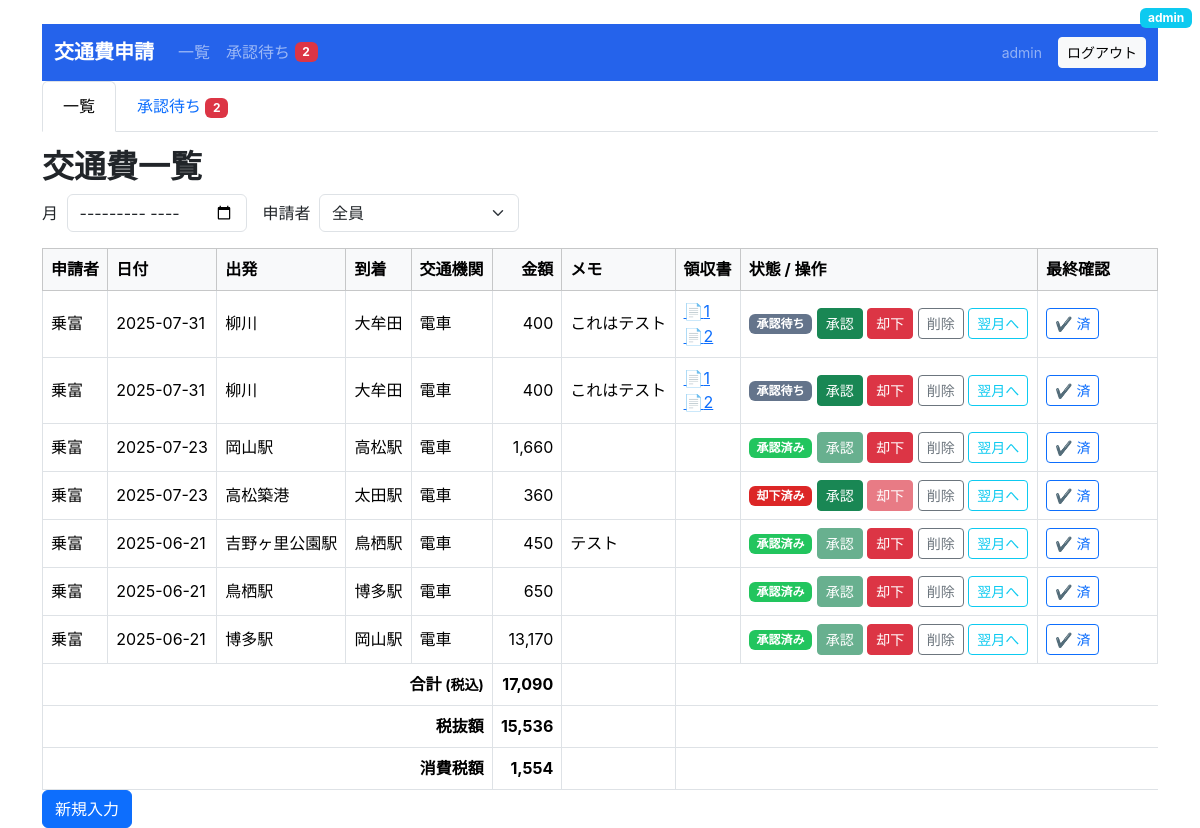
Page /list (signed in) on the committed database.
### expenses/models.py (models this page shows, shortened)
class User(UserMixin, db.Model):
    __tablename__ = "user"
    id            = db.Column(db.Integer, primary_key=True)
    username      = db.Column(db.String(32), unique=True, nullable=False)
    password_hash = db.Column(db.String(128), nullable=False)
    role          = db.Column(db.String(10), default="user")   # "user" or "admin"

class Expense(db.Model):
    __tablename__ = "expense"
    id               = db.Column(db.Integer, primary_key=True)
    date             = db.Column(db.Date,     nullable=False)
    departure        = db.Column(db.String(64),  nullable=False)
    destination      = db.Column(db.String(64),  nullable=False)
    amount           = db.Column(db.Integer,  nullable=False)
    memo             = db.Column(db.String(256))
    created_at       = db.Column(db.DateTime, default=datetime.utcnow)
    file_path        = db.Column(db.String(256))
    status           = db.Column(
        Enum("pending", "approved", "rejected", "canceled", name="expense_status"),
        default="pending", nullable=False
    )
    carried_forward  = db.Column(db.Boolean, default=False, nullable=False)
    final_checked    = db.Column(db.Boolean, default=False, nullable=False)
    transport        = db.Column(
        Enum(
            "バス", "電車", "特急", "新幹線",
            "高速道路", "自動車", "立替経費", "その他",
            name="transport_type"
        ),
        nullable=False,
        default="電車"
    )
    user_id = db.Column(db.Integer, db.ForeignKey("user.id"), nullable=False)
    user    = db.relationship("User", backref="expenses")
    receipts = db.relationship(
        "ExpenseReceipt",
        back_populates="expense",
        cascade="all, delete-orphan",
        lazy="joined",
    )

class ExpenseReceipt(db.Model):
    __tablename__ = "expense_receipt"
    id          = db.Column(db.Integer, primary_key=True)
    expense_id  = db.Column(
        db.Integer,
        db.ForeignKey("expense.id", ondelete="CASCADE"),
        nullable=False
    )
    file_path   = db.Column(db.String(256), nullable=False)
    expense     = db.relationship(
        "Expense",
        back_populates="receipts"
    )

### expenses/routes.py (the view, shortened to what this page needs)
@bp.route("/list")
@login_required
def list_expenses():
    month_param = request.args.get("month")
    user_param  = request.args.get("user")
    status_filter = request.view_args.get("status_filter")
    query = Expense.query
    if current_user.role != "admin":
        query = query.filter_by(user_id=current_user.id)
    else:
        if user_param and user_param != "all":
            target = User.query.filter_by(username=user_param).first()
            if target:
                query = query.filter_by(user_id=target.id)
    if status_filter:
        query = query.filter_by(status=status_filter)
    expenses = (
        query.options(joinedload(Expense.receipts))
             .order_by(Expense.date.desc())
             .all()
    )
    total = sum(e.amount for e in expenses)
    tax_rate   = 0.10
    net_total  = int(total / (1 + tax_rate))
    tax_amount = total - net_total
    users = []
    if current_user.role == "admin":
        users = User.query.order_by(User.username).all()
    return render_template(
        "list.html",
        expenses=expenses,
        total=total,
        net_total=net_total,
        tax_amount=tax_amount,
        month_selected=month_param or "",
        user_selected=user_param or "all",
        users=users,
        status_filter=status_filter,
        show_user_col=(
            current_user.role == "admin" and (user_param in [None, "", "all"])
        )
    )

### expenses/__init__.py (called while the page is built)
@bp.before_app_request                # ← アプリ全体に効く
def inject_pending_count():
    if current_user.is_authenticated and current_user.role == "admin":
        pending = Expense.query.filter_by(status="pending").count()
        g.pending_count = pending
    else:
        g.pending_count = 0
    current_app.jinja_env.globals["pending_count"] = g.pending_count

### expenses/models.py (called while the page is built)
@login_manager.user_loader
def load_user(user_id):
    return User.query.get(int(user_id))

### templates/list.html (shortened to what this page needs)
{% extends "base.html" %}
{% block content %}
<h2>
    {% if status_filter == 'pending' %}🕒 承認待ち一覧
    {% else %}交通費一覧
    {% endif %}
</h2>
<form method="get" class="mb-3 d-flex align-items-center gap-3">
    <div>
      <label class="form-label me-1 mb-0">月</label>
      <input type="month" name="month" value="{{ month_selected }}"
             class="form-control d-inline-block" style="width:180px"
             onchange="this.form.submit()">
    </div>
    {% if current_user.role == 'admin' %}
      <div>
        <label class="form-label me-1 mb-0">申請者</label>
        <select name="user" class="form-select d-inline-block"
                style="width:200px" onchange="this.form.submit()">
          <option value="all" {% if user_selected=='all' %}selected{% endif %}>全員</option>
        </select>
      </div>
    {% endif %}
  </form>
<div class="table-responsive">
  <table class="table table-bordered align-middle mb-0 list-table">
    <thead class="table-light">
        <tr>
          {% if show_user_col %}<th>申請者</th>{% endif %}
          <th>日付</th><th>出発</th><th>到着</th>
          <th>交通機関</th>
          <th class="text-end">金額</th><th>メモ</th>
          <th>領収書</th><th>状態 / 操作</th>
          <th style="width:120px">最終確認</th>
        </tr>
      </thead>
      <tbody>
        {% for e in expenses %}
          <tr>
            {% if show_user_col %}
              <td>{{ e.user.username }}</td>
            {% endif %}
            <td>{{ e.date }}</td>
            <td>{{ e.departure }}</td>
            <td>{{ e.destination }}</td>
            <td>{{ e.transport }}</td>
            <td class="text-end">{{ "{:,}".format(e.amount) }}</td>
            <td>{{ e.memo or "" }}</td>
            <td>
                {% if e.receipts %}
                  {% for r in e.receipts %}
                    <a href="{{ r.file_path }}" target="_blank">📄{{ loop.index }}</a>
                    {% if not loop.last %}<br>{% endif %}
                  {% endfor %}
                {% elif e.file_path %}
                  {% if e.file_path.startswith('http') %}
                    <a href="{{ e.file_path }}" target="_blank">📄</a>
                  {% else %}
                    <a href="{{ url_for('expenses.view_receipt', filename=e.file_path.split('/')[-1]) }}" target="_blank">📄</a>
                  {% endif %}
                {% endif %}
            </td>
            <td>
              {% set label = {'pending':'承認待ち','approved':'承認済み','rejected':'却下済み','canceled':'取消済み'}[e.status] %}
              {% set badge_cls = {'pending':'badge-pending','approved':'badge-approved','rejected':'badge-rejected','canceled':'badge-canceled'}[e.status] %}
              <span class="badge {{ badge_cls }}">{{ label }}</span>
              {% if current_user.role == 'admin' %}
                <form method="post" action="{{ url_for('expenses.approve', eid=e.id) }}" class="d-inline">
                  <button class="btn btn-sm btn-success {% if e.status=='approved' %}disabled{% endif %}">承認</button>
                </form>
                <form method="post" action="{{ url_for('expenses.reject', eid=e.id) }}" class="d-inline">
                  <button class="btn btn-sm btn-danger {% if e.status=='rejected' %}disabled{% endif %}">却下</button>
                </form>
                <form method="post" action="{{ url_for('expenses.delete_expense', eid=e.id) }}" class="d-inline" onsubmit="return confirm('本当に削除しますか？');">
                  <button class="btn btn-sm btn-outline-secondary">削除</button>
                </form>
                {% if not e.carried_forward %}
                <form method="post" action="{{ url_for('expenses.carry_forward', eid=e.id) }}" class="d-inline">
                  <button class="btn btn-sm btn-outline-info">翌月へ</button>
                </form>
                {% else %}
                <form method="post" action="{{ url_for('expenses.undo_carry', eid=e.id) }}" class="d-inline">
                  <button class="btn btn-sm btn-outline-warning">前月へ戻す</button>
                </form>
                {% endif %}
              {% elif current_user.id==e.user_id and e.status=='pending' %}
                <form method="post" action="{{ url_for('expenses.delete_expense', eid=e.id) }}" class="d-inline" onsubmit="return confirm('本当に削除しますか？');">
                  <button class="btn btn-sm btn-outline-secondary">取消</button>
                </form>
              {% endif %}
            </td>
            {% if current_user.role=='admin' %}
            <td>
              {% if not e.final_checked %}
                <form method="post" action="{{ url_for('expenses.final_check', eid=e.id) }}" class="d-inline">
                  <button class="btn btn-sm btn-outline-primary">✔️ 済</button>
                </form>
              {% else %}
                <form method="post" action="{{ url_for('expenses.undo_final_check', eid=e.id) }}" class="d-inline">
                  <button class="btn btn-sm btn-outline-secondary">↩︎ 取消</button>
                </form>
              {% endif %}
            </td>
            {% endif %}
          </tr>
        {% endfor %}
      </tbody>
        <tfoot>
            <tr>
              <th colspan="{{ 5 if show_user_col else 4 }}" class="text-end">合計 <small>(税込)</small></th>
              <th class="text-end">{{ "{:,}".format(total) }}</th><th></th>
            </tr>
            <tr>
              <th colspan="{{ 5 if show_user_col else 4 }}" class="text-end">税抜額</th>
              <th class="text-end">{{ "{:,}".format(net_total) }}</th><th></th>
            </tr>
            <tr>
              <th colspan="{{ 5 if show_user_col else 4 }}" class="text-end">消費税額</th>
              <th class="text-end">{{ "{:,}".format(tax_amount) }}</th><th></th>
            </tr>
        </tfoot>
  </table>
</div>
<a href="{{ url_for('expenses.submit') }}" class="btn btn-primary">新規入力</a>
{% endblock %}

### templates/base.html (shortened to what this page needs)
<!DOCTYPE html>
<html lang="ja">
<head>
  <link href="https://cdn.jsdelivr.net/npm/bootstrap@5.3.3/dist/css/bootstrap.min.css" rel="stylesheet">
  <link href="{{ url_for('static', filename='css/design.css') }}?v=20250612" rel="stylesheet">
</head>
<body class="container pt-4">
    <nav class="navbar navbar-expand-lg navbar-dark" style="background: var(--clr-primary);">
        <div class="container-fluid">
          <a class="navbar-brand fw-semibold" href="{{ url_for('expenses.list_expenses') }}">交通費申請</a>
          <div id="navMain" class="collapse navbar-collapse">
            <ul class="navbar-nav me-auto">
              <li class="nav-item"><a class="nav-link" href="{{ url_for('expenses.list_expenses') }}">一覧</a></li>
              {% if current_user.role=='admin' %}
                <li class="nav-item">
                  <a class="nav-link" href="{{ url_for('expenses.list_pending') }}">
                    承認待ち
                    <span class="badge bg-danger align-text-top">{{ pending_count }}</span>
                  </a>
                </li>
              {% endif %}
            </ul>
            <span class="text-white-50 small me-3">{{ current_user.username }}</span>
            <a class="btn btn-sm btn-light" href="{{ url_for('auth.logout') }}">ログアウト</a>
          </div>
        </div>
      </nav>
  {% if current_user.is_authenticated %}
    <span class="position-absolute top-0 end-0 m-2 badge bg-info">
      {{ current_user.role }}
    </span>
  {% endif %}
  <ul class="nav nav-tabs mb-3">
    <li class="nav-item">
      <a class="nav-link
         {% if request.endpoint == 'expenses.list_expenses' %}active{% endif %}"
         href="{{ url_for('expenses.list_expenses') }}">
        一覧
      </a>
    </li>
    {% if current_user.role == 'admin' %}
      <li class="nav-item">
        <a class="nav-link
           {% if request.endpoint == 'expenses.list_pending' %}active{% endif %}"
           href="{{ url_for('expenses.list_pending') }}">
          承認待ち
          <span class="badge bg-danger">{{ pending_count }}</span>
        </a>
      </li>
    {% endif %}
  </ul>
  {% block content %}{% endblock %}
</body>
</html>

### static/css/design.css (style rules this page uses)
:root { --clr-primary: #2563eb; --clr-primary-dark: #1e40af; --clr-accent: #22c55e; --clr-danger: #dc2626; --font-sans: 'Inter', 'Noto Sans JP', sans-serif; }
body { font-family: var(--font-sans); line-height: 1.55; }
h1,h2,h3 { font-weight: 600; }
.nav-tabs .nav-link { font-weight: 500; padding: .75rem 1.25rem; }
.badge-pending { background: #64748b; }
.badge-approved { background: var(--clr-accent); }
.badge-rejected { background: var(--clr-danger); }

### rows in the picture
User: username "admin", role "admin"
Expense: user.username "乗富", date "2025-07-31", departure "柳川", destination "大牟田", transport "電車", amount "400", memo "これはテスト", label "承認待ち"
Expense: user.username "乗富", date "2025-07-31", departure "柳川", destination "大牟田", transport "電車", amount "400", memo "これはテスト", label "承認待ち"
Expense: user.username "乗富", date "2025-07-23", departure "岡山駅", destination "高松駅", transport "電車", amount "1,660", label "承認済み"
Expense: user.username "乗富", date "2025-07-23", departure "高松築港", destination "太田駅", transport "電車", amount "360", label "却下済み"
Expense: user.username "乗富", date "2025-06-21", departure "吉野ヶ里公園駅", destination "鳥栖駅", transport "電車", amount "450", memo "テスト", label "承認済み"
Expense: user.username "乗富", date "2025-06-21", departure "鳥栖駅", destination "博多駅", transport "電車", amount "650", label "承認済み"
Expense: user.username "乗富", date "2025-06-21", departure "博多駅", destination "岡山駅", transport "電車", amount "13,170", label "承認済み"

### other values in the picture
{{ pending_count }} "2"
{{ "{:,}".format(total) }} "17,090"
{{ "{:,}".format(net_total) }} "15,536"
{{ "{:,}".format(tax_amount) }} "1,554"
